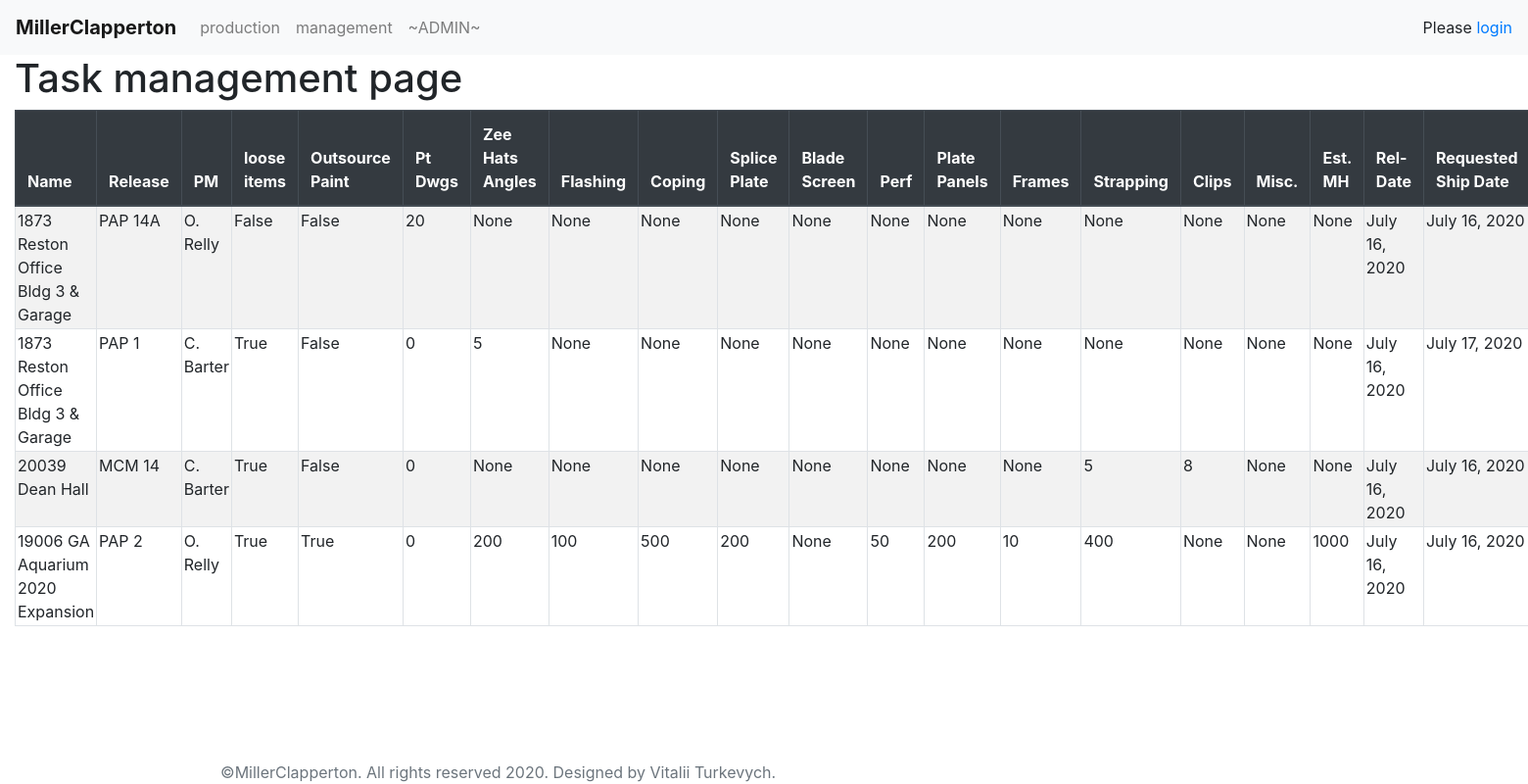
/management/, run on the app's committed database.
### app/models.py (models this page shows, shortened)
class Task(models.Model):
    release = models.ForeignKey(Release, on_delete=models.CASCADE)
    project_manager = models.ForeignKey(Staff, on_delete=models.CASCADE, limit_choices_to={'title': 'PM'})
    loose_items = models.BooleanField(default=False)
    outsource_paint = models.BooleanField(default=False)
    """This is just counter of quantity of dwg inside the folder.
    we dont need to have this field in fact"""
    zee_hats_angels = models.IntegerField(blank=True, null=True)
    flashing = models.IntegerField(blank=True, null=True)
    coping = models.IntegerField(blank=True, null=True)
    splice_plate = models.IntegerField(blank=True, null=True)
    blade_screen = models.IntegerField(blank=True, null=True)
    perf = models.IntegerField(blank=True, null=True)
    plate_panels = models.IntegerField(blank=True, null=True)
    frames = models.IntegerField(blank=True, null=True)
    strapping = models.IntegerField(blank=True, null=True)
    clips = models.IntegerField(blank=True, null=True)
    misc = models.IntegerField(blank=True, null=True)
    est_mh = models.IntegerField(blank=True, null=True)  # Established Man hours
    rel_date = models.DateField(auto_now_add=True)
    requested_ship_date = models.DateField(blank=True)
    shipped_date = models.DateField(blank=True)
    STATUSES = [
        ('In progress', 'In progress'),
        ('Delayed', 'Delayed'),
        ('Producing', 'Producing'),
        ('Ready for Pick Up', 'Ready for Pick Up'),
        ('Partial Pick Up', 'Partial Pick Up'),
        ('Shipped', 'Shipped')
    ]
    status = models.CharField(max_length=20, choices=STATUSES, default='In progress')
    shipped_to_location = models.CharField(max_length=100, blank=True)
    remarks = models.CharField(max_length=200, blank=True)

class Release(models.Model):
    project = models.ForeignKey(Project, on_delete=models.CASCADE)
    release_title = models.CharField('Release name', max_length=10)
    release_folder = models.CharField('Folder', max_length=200,
                                      default=r"D:\Users\Public\Downloads\01ProjectEmptyFiles",
                                      blank=True)
    class Meta:
        unique_together = (("project", "release_title"),)

class Project(models.Model):
    project_title = models.CharField('Project name', max_length=200)
    project_number = models.IntegerField('Project number')
    project_path = models.CharField('Folder', max_length=200)

class Staff(models.Model):
    first_name = models.CharField('first_name', max_length=50)
    last_name = models.CharField('last_name', max_length=50)
    email = models.EmailField(blank=True)
    STAFF_TITLES = [
        ('PM', 'Project manager'),
        ('Pr', 'Production'),
        ('MP', 'Machine operator'),
        ('TW', 'Table worker'),
        ('Ud', 'Undefined'),
    ]
    title = models.CharField(max_length=20, choices=STAFF_TITLES)
    def __str__(self):
        return self.first_name[0] + '. ' + self.last_name

### app/views.py (the view)
# urls.py: path('management/', views.management, name='management'),
def management(request):
    tasks = Task.objects.order_by('rel_date')
    theads = [
        'Name',
        'Release',
        'PM',
        'loose items',
        'Outsource Paint',
        'Pt Dwgs',
        'Zee Hats Angles',
        'Flashing',
        'Coping',
        'Splice Plate',
        'Blade Screen',
        'Perf',
        'Plate Panels',
        'Frames',
        'Strapping',
        'Clips',
        'Misc.',
        'Est. MH',
        'Rel-Date',
        'Requested Ship Date',
        'Shipped Date',
        'Date dif',
        'Status',
        'Shipped to Location',
        'REMARKS',
    ]
    return render(request, 'management.html', {'tasks': tasks, 'theads': theads})

### app/templates/management.html (shortened to what this page needs)
{% extends 'base.html' %}
{% block container_type %}fluid{% endblock %}
{% block content %}
    <h1>Task management page</h1>
    <table class="table table-striped  table-bordered">
        <thead class="thead-dark">
        {% for i in theads %}
            <th>{{ i }}</th>
        {% endfor %}
        </thead>
        <tbody>{% for task in tasks %}
            <tr>
                <td>{{ task.release.project.project_number }} {{ task.release.project.project_title }}</td>
                <td>{{ task.release.release_title }}</td>
                <td>{{ task.project_manager }}</td>
                <td class="column-width">{{ task.loose_items }}</td>
                <td class="column-width">{{ task.outsource_paint }}</td>
                <td class="column-width">{{ task.release.panel_set.count }}</td>
                <td class="column-width">{{ task.zee_hats_angels }}</td>
                <td class="column-width">{{ task.flashing }}</td>
                <td class="column-width">{{ task.coping }}</td>
                <td class="column-width">{{ task.splice_plate }}</td>
                <td class="column-width">{{ task.blade_screen }}</td>
                <td class="column-width">{{ task.perf }}</td>
                <td class="column-width">{{ task.plate_panels }}</td>
                <td class="column-width">{{ task.frames }}</td>
                <td class="column-width">{{ task.strapping }}</td>
                <td class="column-width">{{ task.clips }}</td>
                <td class="column-width">{{ task.misc }}</td>
                <td class="column-width">{{ task.est_mh }}</td>
                <td>{{ task.rel_date }}</td>
                <td>{{ task.requested_ship_date }}</td>
            </tr>
        {% endfor %}</tbody>
    </table>
{% endblock %}

### app/templates/main.css (style rules this page uses)
.table td { padding: 2px; }
.column-width { width: 100px; }

### data on the page
Task: release.project.project_number "1873", release.project.project_title "Reston Office Bldg 3 & Garage", release.release_title "PAP 14A", project_manager "O. Relly", loose_items "False", outsource_paint "False", release.panel_set.count "20", zee_hats_angels "None", flashing "None", coping "None", splice_plate "None", blade_screen "None", perf "None", plate_panels "None", frames "None", strapping "None", clips "None", misc "None", est_mh "None", rel_date "July 16, 2020", requested_ship_date "July 16, 2020"
Task: release.project.project_number "1873", release.project.project_title "Reston Office Bldg 3 & Garage", release.release_title "PAP 1", project_manager "C. Barter", loose_items "True", outsource_paint "False", release.panel_set.count "0", zee_hats_angels "5", flashing "None", coping "None", splice_plate "None", blade_screen "None", perf "None", plate_panels "None", frames "None", strapping "None", clips "None", misc "None", est_mh "None", rel_date "July 16, 2020", requested_ship_date "July 17, 2020"
Task: release.project.project_number "20039", release.project.project_title "Dean Hall", release.release_title "MCM 14", project_manager "C. Barter", loose_items "True", outsource_paint "False", release.panel_set.count "0", zee_hats_angels "None", flashing "None", coping "None", splice_plate "None", blade_screen "None", perf "None", plate_panels "None", frames "None", strapping "5", clips "8", misc "None", est_mh "None", rel_date "July 16, 2020", requested_ship_date "July 16, 2020"
Task: release.project.project_number "19006", release.project.project_title "GA Aquarium 2020 Expansion", release.release_title "PAP 2", project_manager "O. Relly", loose_items "True", outsource_paint "True", release.panel_set.count "0", zee_hats_angels "200", flashing "100", coping "500", splice_plate "200", blade_screen "None", perf "50", plate_panels "200", frames "10", strapping "400", clips "None", misc "None", est_mh "1000", rel_date "July 16, 2020", requested_ship_date "July 16, 2020"

### other printed values
{{ i }} "Name" "Release" "PM" "loose items" "Outsource Paint" "Pt Dwgs" "Zee Hats Angles" "Flashing" "Coping" "Splice Plate" "Blade Screen" "Perf" "Plate Panels" "Frames" "Strapping" "Clips" "Misc." "Est. MH" "Rel-Date" "Requested Ship Date"
